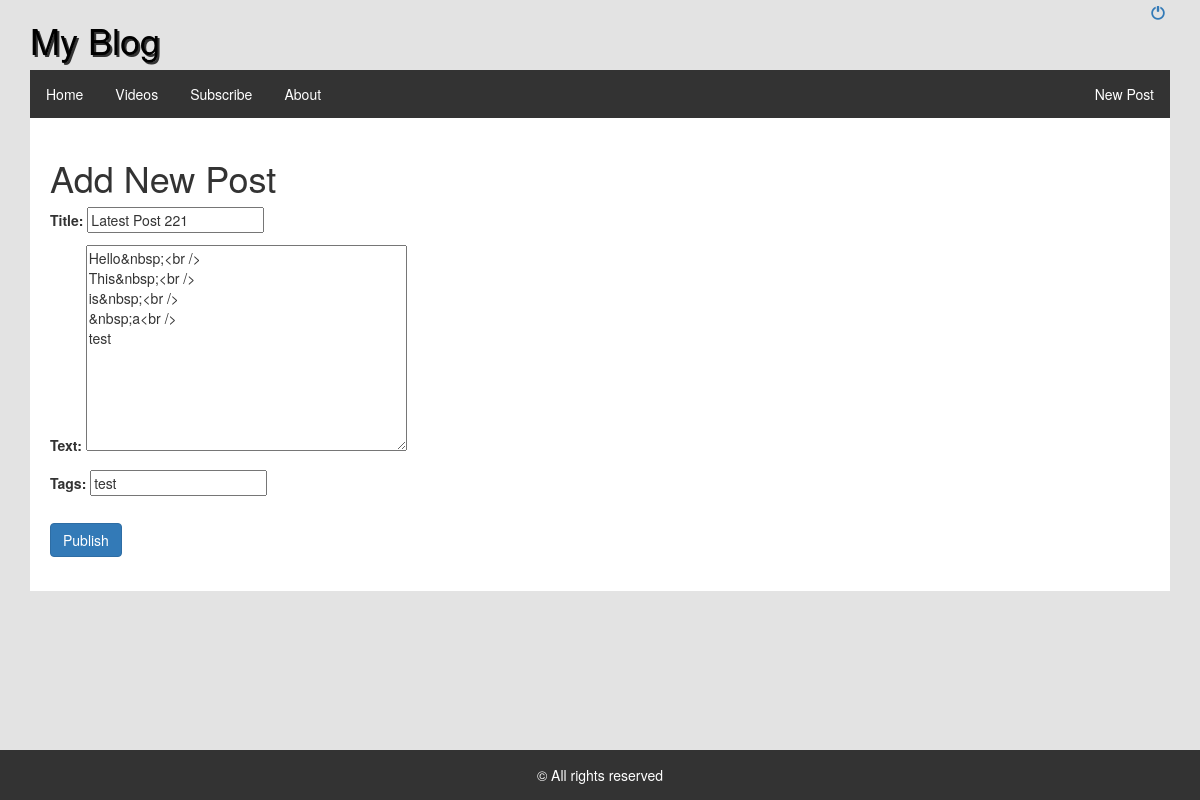
Page /post/35/edit/ (signed in) on the committed database.
### blog/models.py (models this page shows, shortened)
class Post(models.Model):
    author = models.ForeignKey('auth.User')
    title = models.CharField(max_length=150)
    text = models.TextField()
    created_date = models.DateTimeField(default=timezone.now)
    published_date = models.DateTimeField(blank=True, null=True)
    tags = models.CharField(max_length=150, blank=True, null=True)

### blog/views.py (the view)
# urls.py: url(r'^post/(?P<pk>\d+)/edit/$', views.post_edit, name='post_edit'),
@login_required
def post_edit(request, pk):
    post = get_object_or_404(Post, pk=pk)
    if request.method == "POST":
        form = PostForm(request.POST, instance=post)
        if form.is_valid():
            post = form.save(commit=False)
            post.author = request.user
            post.save()
            return redirect('post_detail', pk=post.pk)
    else:
        form = PostForm(instance=post)
    return render(request, 'post_new.html', {'form': form})

### blog/forms.py
class PostForm(forms.ModelForm):
	class Meta:
		model = Post
		fields = ('title','text','tags')

### blog/templates/post_new.html (shortened to what this page needs)
{% extends 'base.html' %}
{% block content %}
    <h1>Add New Post</h1>
    <form method="POST">{% csrf_token %}
        {% load wysiwyg %}
        {{form.as_p}}
        <button class="btn btn-primary" style="margin-top:15px;" type="submit">Publish</button>
    </form>
{% endblock %}

### blog/static/css/sticky-footer-navbar.css (style rules this page uses)
html { position: relative; min-height: 100%; }
body { margin-bottom: 60px; }

### blog/static/css/style.css (style rules this page uses)
body { background-color: #e3e3e3; }

### rows in the picture
Post: title "Latest Post 221", text "Hello&nbsp;<br /> This&nbsp;<br /> is&nbsp;<br /> &nbsp;a<br /> test", tags "test"
